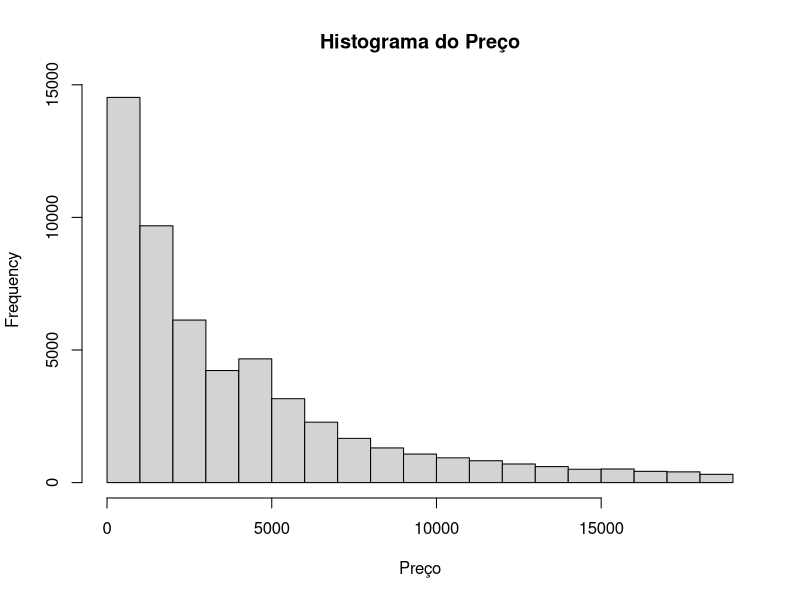
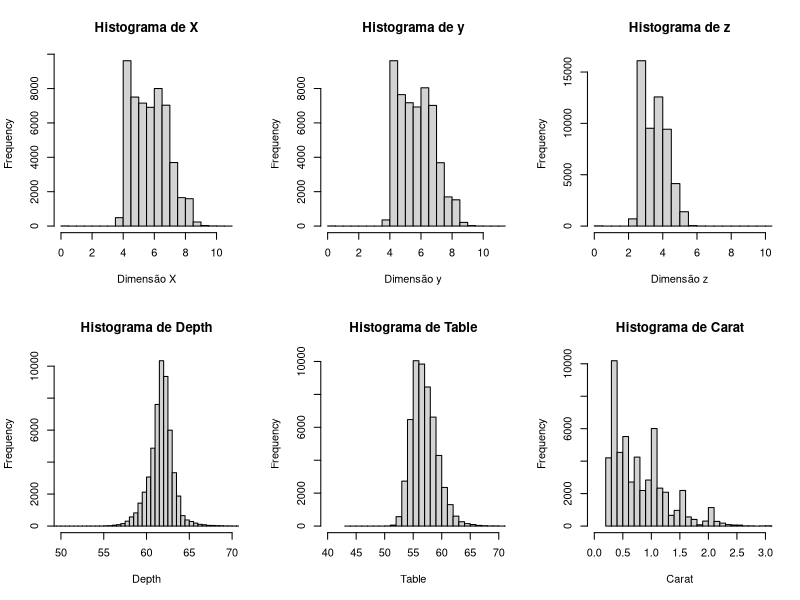
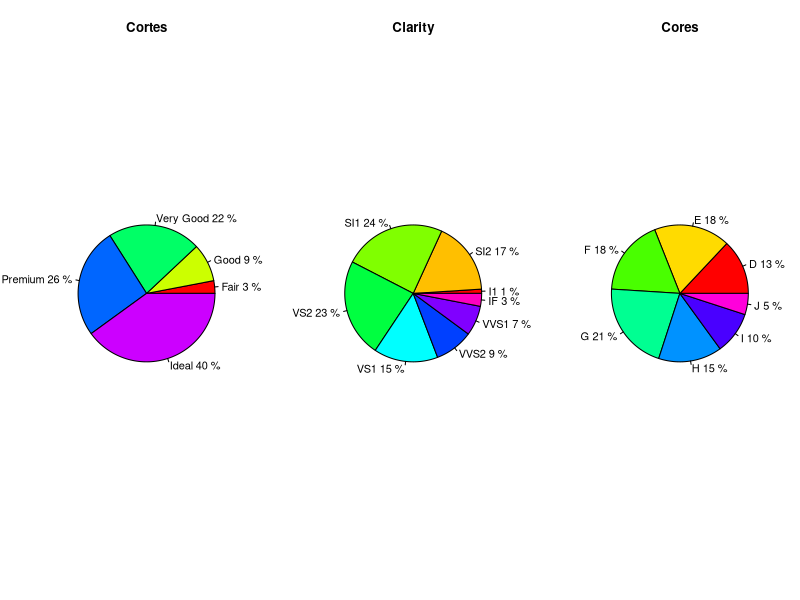
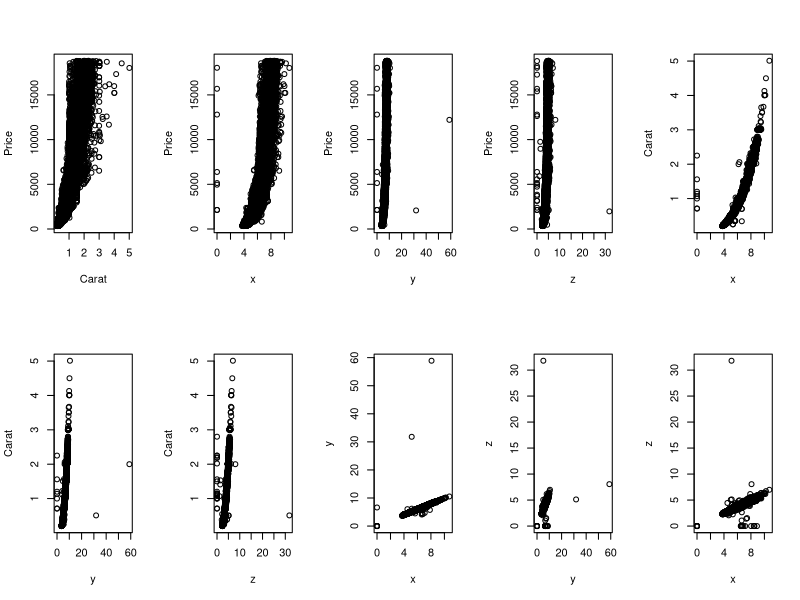
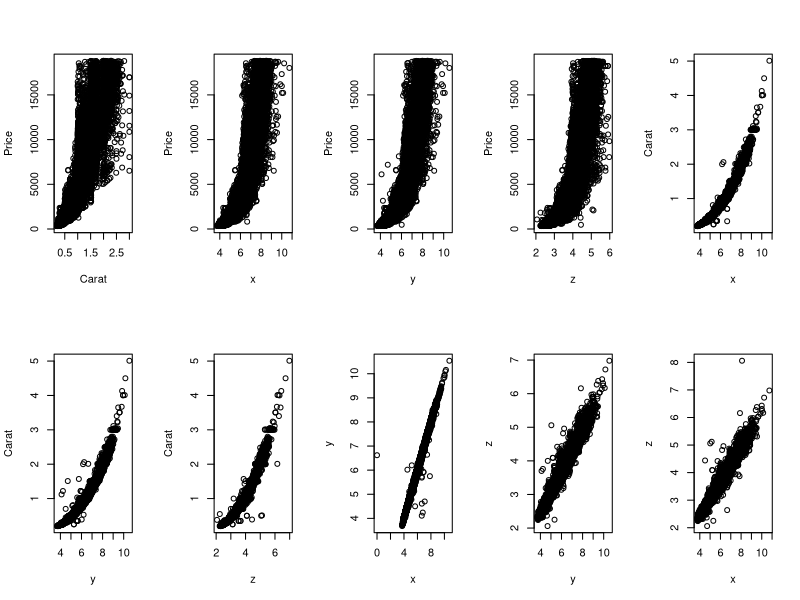

R code for these plots, in order:
## ---- chunk 1
knitr::opts_chunk$set(echo = TRUE, 
                      size = "footnotesize",
                      comment = NA,
                      warning = FALSE,
                      message = FALSE,
                      fig.align = "center",
                      fig.width = 8, 
                      fig.height = 4, 
                      fig.show = "hold",
                      fig.path = "FigurasDplyr/",
                      fig.pos = "!htb",
                      background = "#E6E6FA",
                      dev = c("png",'pdf'),
                      res=300,
                      dpi = 300,
                      cache = TRUE)
## ---- chunk 2
library(tidyverse)
library(magrittr)
library(evaluate)
library(hexbin)
## ---- chunk 3
#data(package='ggplot2')
#help("diamonds")
data('diamonds')
#View(diamonds)
dados <- as.data.frame(diamonds)
dados <- dados %>% 
  mutate(ind = 1:dim(dados)[1], .before=carat)
# Transformar wide para long (x, y, z)
# A função pipe (%>%) canaliza a saída de uma função
# control + shift + m
dadoslong <- dados %>% 
  gather(direcao, coord, c(x,y,z))
# podemos ordenar os dados por colula
dadoslong <- dadoslong %>% arrange(ind)
# transformando long para wide
dadoswide <- dadoslong %>% 
  spread(direcao,coord)
# salvar os dados em um diretorio
# para achar o caminho do diretorio: getwd()

## ---- chunk 4

head(dados)
#[comment]: <> ![Dimensões](https://encrypted-tbn0.gstatic.com/images?q=tbn:ANd9GcRvxMg4P9TfLGLgy7zL8A46Dr_fa7LIhZo_ApvYRqM9D9gzlBKUY4FRq3M8MBgJBuOWyl4&usqp=CAU)
## ---- chunk 5

hist(dados$price, xlab = "Preço", main="Histograma do Preço")

## ---- chunk 6

par(mfrow=c(2,3))
hist(dados$x, xlab = "Dimensão X", main="Histograma de X")
hist(dados$y, xlab = "Dimensão y", main="Histograma de y", xlim = c(0,11), breaks = 100)
hist(dados$z, xlab = "Dimensão z", main="Histograma de z", xlim =c(0,10), breaks = 100)
hist(dados$depth, xlab = "Depth", main="Histograma de Depth", xlim = c(50,70), breaks = 100)
hist(dados$table, xlab = "Table", main="Histograma de Table", xlim = c(40,70), breaks = 50)
hist(dados$carat, xlab = "Carat", main="Histograma de Carat", xlim = c(0,3), breaks = 50)
## ---- chunk 7

cortes <- round(prop.table(table(dados$cut))*100,0)
clareza <-round(prop.table(table(dados$clarity))*100,0)
cores <-round(prop.table(table(dados$color))*100,0)

par(mfrow=c(1,3))
pie(cortes, col=rainbow(length(table(dados$cut))), label = paste(names(cortes), cortes, "%") , main = "Cortes")
pie(clareza, col=rainbow(length(table(dados$clarity))), label = paste(names(clareza), clareza, "%"), main= "Clarity")
pie(cores, col=rainbow(length(table(dados$color))), label = paste(names(cores), cores, "%"), main="Cores")
## ---- chunk 8
data_new <- sapply(dados, unclass) #Convert Dados Categóricos em Numéricos
cormat <- round(cor(data_new),2) #Matriz de Correlação
#heatmap(cormat, Colv = NA, Rowv = NA)

print(cormat)
## ---- chunk 9


par(mfrow=c(2,5))
plot(x = dados$carat, y = dados$price, xlab = "Carat", ylab = "Price")
plot(x = dados$x, y = dados$price, xlab = "x", ylab = "Price")
plot(x = dados$y, y = dados$price, xlab = "y", ylab = "Price")
plot(x = dados$z, y = dados$price, xlab = "z", ylab = "Price")
plot(x = dados$x, y = dados$carat, xlab = "x", ylab = "Carat")
plot(x = dados$y, y = dados$carat, xlab = "y", ylab = "Carat")
plot(x = dados$z, y = dados$carat, xlab = "z", ylab = "Carat")
plot(x = dados$x, y = dados$y, xlab = "x", ylab = "y")
plot(x = dados$y, y = dados$z, xlab = "y", ylab = "z")
plot(x = dados$x, y = dados$z, xlab = "x", ylab = "z")



## ---- chunk 10


par(mfrow=c(2,5))
plot(y = dados[-which(dados$carat>3),]$price,x = dados[-which(dados$carat>3),]$carat ,xlab = "Carat", ylab = "Price")
plot(x = dados[-which(dados$x<2),]$x, y = dados[-which(dados$x<2),]$price, xlab = "x", ylab = "Price")
plot(x = dados[which(dados$y<20 & dados$y>2),]$y, y = dados[which(dados$y<20 & dados$y>2),]$price, xlab = "y", ylab = "Price")
plot(x = dados[which(dados$z<6 & dados$z>2),]$z, y = dados[which(dados$z<6 & dados$z>2),]$price, xlab = "z", ylab = "Price")
plot(x = dados[which(dados$x>2),]$x, y = dados[which(dados$x>2),]$carat, xlab = "x", ylab = "Carat")
plot(x = dados[which(dados$y<20 & dados$y>0),]$y, y = dados[which(dados$y<20 & dados$y>0),]$carat, xlab = "y", ylab = "Carat")
plot(x = dados[which(dados$z<8 & dados$z>2),]$z, y = dados[which(dados$z<8 & dados$z>2),]$carat, xlab = "z", ylab = "Carat")
plot(dados[which(dados$y<25 & dados$y>2),]$x,dados[which(dados$y<25 & dados$y>2),]$y, xlab = "x", ylab = "y")
plot(x = dados[which(dados$z<20 & dados$z>2 & dados$y<20),]$y, y = dados[which(dados$z<20 & dados$z>2 & dados$y<20),]$z, xlab = "y", ylab = "z")
plot(x = dados[which(dados$z<20 & dados$z>2),]$x, y = dados[which(dados$z<20 & dados$z>2),]$z, xlab = "x", ylab = "z")



